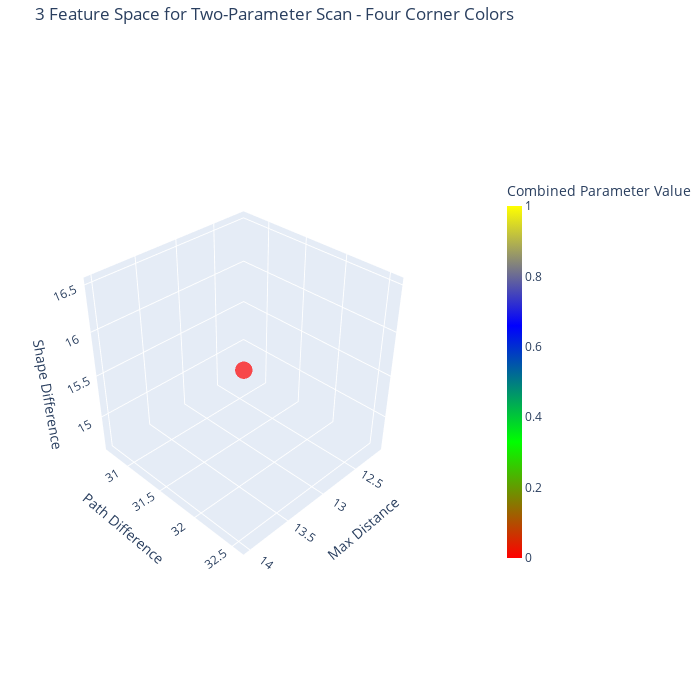

Write notebook code for a chart like this one.
### Markdown cell above
# Plotly Version

### Code cell
import plotly.graph_objects as go
import plotly.express as px
import numpy as np

# Convert your matplotlib colormap to Plotly
def create_plotly_colorscale(cmap_name='spring', n_colors=256):
    """Convert matplotlib colormap to Plotly colorscale"""
    cmap = plt.get_cmap(cmap_name)
    colorscale = []
    for i in range(n_colors):
        ratio = i / (n_colors - 1)
        rgb = cmap(ratio)
        colorscale.append([ratio, f'rgb({rgb[0]*255:.0f}, {rgb[1]*255:.0f}, {rgb[2]*255:.0f})'])
    return colorscale

# Create custom four-corner colorscale for Plotly
def create_four_corner_colorscale():
    """Create the same four-corner colorscale in Plotly"""
    return [
        [0.0, 'rgb(255, 0, 0)'],    # Red
        [0.33, 'rgb(0, 255, 0)'],   # Green
        [0.66, 'rgb(0, 0, 255)'],   # Blue
        [1.0, 'rgb(255, 255, 0)']   # Yellow
    ]

# Create the interactive Plotly figure
fig = go.Figure(data=[go.Scatter3d(
    x=measures_array[mask, 0],      # Max Distance
    y=measures_array[mask, 1],      # Path Difference
    z=measures_array[mask, 2],      # Shape Difference
    mode='markers',
    marker=dict(
        size=6,
        color=color_values,      # Combined Parameter Value
        colorscale=create_four_corner_colorscale(),  # Your custom colormap
        opacity=0.7,
        colorbar=dict(
            title='Combined Parameter Value',
            thickness=15,
            len=0.6
        )
    ),
    hovertemplate=(
        "<b>Max Distance:</b> %{x:.3f}<br>" +
        "<b>Path Difference:</b> %{y:.3f}<br>" +
        "<b>Shape Difference:</b> %{z:.3f}<br>" +
        "<b>Param Value:</b> %{marker.color:.3f}<br>" +
        "<extra></extra>"
    )
)])

# Update layout for better appearance
fig.update_layout(
    title='3 Feature Space for Two-Parameter Scan - Four Corner Colors',
    scene=dict(
        xaxis_title='Max Distance',
        yaxis_title='Path Difference',
        zaxis_title='Shape Difference',
        camera=dict(
            eye=dict(x=2.2, y=2.2, z=2.2)  # Initial camera position
        )
    ),
    width=700,
    height=700,
    margin=dict(l=0, r=0, b=0, t=40)
)

fig.show()

### Figure 1 — Plotly figure (JSON) as saved in the notebook; plotly's stock layout.template omitted (floating-point values rounded to 4 significant figures; data arrays with more than 128 entries replaced by an {"elided": "..."} marker saying what was removed)
{"data": [{"hovertemplate": "<b>Max Distance:</b> %{x:.3f}<br><b>Path Difference:</b> %{y:.3f}<br><b>Shape Difference:</b> %{z:.3f}<br><b>Param Value:</b> %{marker.color:.3f}<br><extra></extra>", "marker": {"color": {"elided": "1600 float values"}, "colorbar": {"len": 0.6, "thickness": 15, "title": {"text": "Combined Parameter Value"}}, "colorscale": [[0, "rgb(255, 0, 0)"], [0.33, "rgb(0, 255, 0)"], [0.66, "rgb(0, 0, 255)"], [1, "rgb(255, 255, 0)"]], "opacity": 0.7, "size": 6}, "mode": "markers", "type": "scatter3d", "x": [13.08], "y": [31.64], "z": [15.57]}], "layout": {"height": 700, "margin": {"b": 0, "l": 0, "r": 0, "t": 40}, "scene": {"camera": {"eye": {"x": 2.2, "y": 2.2, "z": 2.2}}, "xaxis": {"title": {"text": "Max Distance"}}, "yaxis": {"title": {"text": "Path Difference"}}, "zaxis": {"title": {"text": "Shape Difference"}}}, "title": {"text": "3 Feature Space for Two-Parameter Scan - Four Corner Colors"}, "width": 700}}
